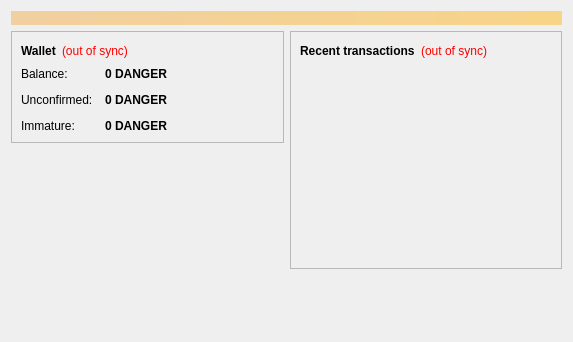
<?xml version="1.0" encoding="UTF-8"?>
<ui version="4.0">
 <class>OverviewPage</class>
 <widget class="QWidget" name="OverviewPage">
  <property name="geometry">
   <rect>
    <x>0</x>
    <y>0</y>
    <width>573</width>
    <height>342</height>
   </rect>
  </property>
  <property name="windowTitle">
   <string>Form</string>
  </property>
  <layout class="QVBoxLayout" name="topLayout">
   <item>
    <widget class="QLabel" name="labelAlerts">
     <property name="visible">
      <bool>false</bool>
     </property>
     <property name="styleSheet">
      <string notr="true">background-color: qlineargradient(x1: 0, y1: 0, x2: 1, y2: 0, stop:0 #F0D0A0, stop:1 #F8D488); color:#000000;</string>
     </property>
     <property name="wordWrap">
      <bool>true</bool>
     </property>
     <property name="margin">
      <number>3</number>
     </property>
    </widget>
   </item>
   <item>
    <layout class="QHBoxLayout" name="horizontalLayout" stretch="1,1">
     <item>
      <layout class="QVBoxLayout" name="verticalLayout_2">
       <item>
        <widget class="QFrame" name="frame">
         <property name="frameShape">
          <enum>QFrame::StyledPanel</enum>
         </property>
         <property name="frameShadow">
          <enum>QFrame::Raised</enum>
         </property>
         <layout class="QVBoxLayout" name="verticalLayout_4">
          <item>
           <layout class="QHBoxLayout" name="horizontalLayout_4">
            <item>
             <widget class="QLabel" name="label_5">
              <property name="font">
               <font>
                <weight>75</weight>
                <bold>true</bold>
               </font>
              </property>
              <property name="text">
               <string>Wallet</string>
              </property>
             </widget>
            </item>
            <item>
             <widget class="QLabel" name="labelWalletStatus">
              <property name="toolTip">
               <string>The displayed information may be out of date. Your wallet automatically synchronizes with the Dangermoon network after a connection is established, but this process has not completed yet.</string>
              </property>
              <property name="styleSheet">
               <string notr="true">QLabel { color: red; }</string>
              </property>
              <property name="text">
               <string notr="true">(out of sync)</string>
              </property>
              <property name="alignment">
               <set>Qt::AlignLeading|Qt::AlignLeft|Qt::AlignVCenter</set>
              </property>
             </widget>
            </item>
            <item>
             <spacer name="horizontalSpacer_2">
              <property name="orientation">
               <enum>Qt::Horizontal</enum>
              </property>
              <property name="sizeHint" stdset="0">
               <size>
                <width>40</width>
                <height>20</height>
               </size>
              </property>
             </spacer>
            </item>
           </layout>
          </item>
          <item>
           <layout class="QFormLayout" name="formLayout_2">
            <property name="fieldGrowthPolicy">
             <enum>QFormLayout::AllNonFixedFieldsGrow</enum>
            </property>
            <property name="horizontalSpacing">
             <number>12</number>
            </property>
            <property name="verticalSpacing">
             <number>12</number>
            </property>
            <item row="0" column="0">
             <widget class="QLabel" name="label">
              <property name="text">
               <string>Balance:</string>
              </property>
             </widget>
            </item>
            <item row="0" column="1">
             <widget class="QLabel" name="labelBalance">
              <property name="font">
               <font>
                <weight>75</weight>
                <bold>true</bold>
               </font>
              </property>
              <property name="cursor">
               <cursorShape>IBeamCursor</cursorShape>
              </property>
              <property name="toolTip">
               <string>Your current balance</string>
              </property>
              <property name="text">
               <string notr="true">0 DANGER</string>
              </property>
              <property name="textInteractionFlags">
               <set>Qt::LinksAccessibleByMouse|Qt::TextSelectableByKeyboard|Qt::TextSelectableByMouse</set>
              </property>
             </widget>
            </item>
            <item row="1" column="0">
             <widget class="QLabel" name="label_3">
              <property name="text">
               <string>Unconfirmed:</string>
              </property>
             </widget>
            </item>
            <item row="1" column="1">
             <widget class="QLabel" name="labelUnconfirmed">
              <property name="font">
               <font>
                <weight>75</weight>
                <bold>true</bold>
               </font>
              </property>
              <property name="cursor">
               <cursorShape>IBeamCursor</cursorShape>
              </property>
              <property name="toolTip">
               <string>Total of transactions that have yet to be confirmed, and do not yet count toward the current balance</string>
              </property>
              <property name="text">
               <string notr="true">0 DANGER</string>
              </property>
              <property name="textInteractionFlags">
               <set>Qt::LinksAccessibleByMouse|Qt::TextSelectableByKeyboard|Qt::TextSelectableByMouse</set>
              </property>
             </widget>
            </item>
            <item row="2" column="0">
             <widget class="QLabel" name="labelImmatureText">
              <property name="text">
               <string>Immature:</string>
              </property>
             </widget>
            </item>
            <item row="2" column="1">
             <widget class="QLabel" name="labelImmature">
              <property name="font">
               <font>
                <weight>75</weight>
                <bold>true</bold>
               </font>
              </property>
              <property name="toolTip">
               <string>Mined balance that has not yet matured</string>
              </property>
              <property name="text">
               <string notr="true">0 DANGER</string>
              </property>
              <property name="textInteractionFlags">
               <set>Qt::LinksAccessibleByMouse|Qt::TextSelectableByKeyboard|Qt::TextSelectableByMouse</set>
              </property>
             </widget>
            </item>
           </layout>
          </item>
         </layout>
        </widget>
       </item>
       <item>
        <spacer name="verticalSpacer">
         <property name="orientation">
          <enum>Qt::Vertical</enum>
         </property>
         <property name="sizeHint" stdset="0">
          <size>
           <width>20</width>
           <height>40</height>
          </size>
         </property>
        </spacer>
       </item>
      </layout>
     </item>
     <item>
      <layout class="QVBoxLayout" name="verticalLayout_3">
       <item>
        <widget class="QFrame" name="frame_2">
         <property name="frameShape">
          <enum>QFrame::StyledPanel</enum>
         </property>
         <property name="frameShadow">
          <enum>QFrame::Raised</enum>
         </property>
         <layout class="QVBoxLayout" name="verticalLayout">
          <item>
           <layout class="QHBoxLayout" name="horizontalLayout_2">
            <item>
             <widget class="QLabel" name="label_4">
              <property name="text">
               <string>&lt;b&gt;Recent transactions&lt;/b&gt;</string>
              </property>
             </widget>
            </item>
            <item>
             <widget class="QLabel" name="labelTransactionsStatus">
              <property name="toolTip">
               <string>The displayed information may be out of date. Your wallet automatically synchronizes with the Dangermoon network after a connection is established, but this process has not completed yet.</string>
              </property>
              <property name="styleSheet">
               <string notr="true">QLabel { color: red; }</string>
              </property>
              <property name="text">
               <string notr="true">(out of sync)</string>
              </property>
              <property name="alignment">
               <set>Qt::AlignRight|Qt::AlignTrailing|Qt::AlignVCenter</set>
              </property>
             </widget>
            </item>
            <item>
             <spacer name="horizontalSpacer">
              <property name="orientation">
               <enum>Qt::Horizontal</enum>
              </property>
              <property name="sizeHint" stdset="0">
               <size>
                <width>40</width>
                <height>20</height>
               </size>
              </property>
             </spacer>
            </item>
           </layout>
          </item>
          <item>
           <widget class="QListView" name="listTransactions">
            <property name="styleSheet">
             <string notr="true">QListView { background: transparent; }</string>
            </property>
            <property name="frameShape">
             <enum>QFrame::NoFrame</enum>
            </property>
            <property name="verticalScrollBarPolicy">
             <enum>Qt::ScrollBarAlwaysOff</enum>
            </property>
            <property name="horizontalScrollBarPolicy">
             <enum>Qt::ScrollBarAlwaysOff</enum>
            </property>
            <property name="selectionMode">
             <enum>QAbstractItemView::NoSelection</enum>
            </property>
           </widget>
          </item>
         </layout>
        </widget>
       </item>
       <item>
        <spacer name="verticalSpacer_2">
         <property name="orientation">
          <enum>Qt::Vertical</enum>
         </property>
         <property name="sizeHint" stdset="0">
          <size>
           <width>20</width>
           <height>40</height>
          </size>
         </property>
        </spacer>
       </item>
      </layout>
     </item>
    </layout>
   </item>
  </layout>
 </widget>
 <resources/>
 <connections/>
</ui>
